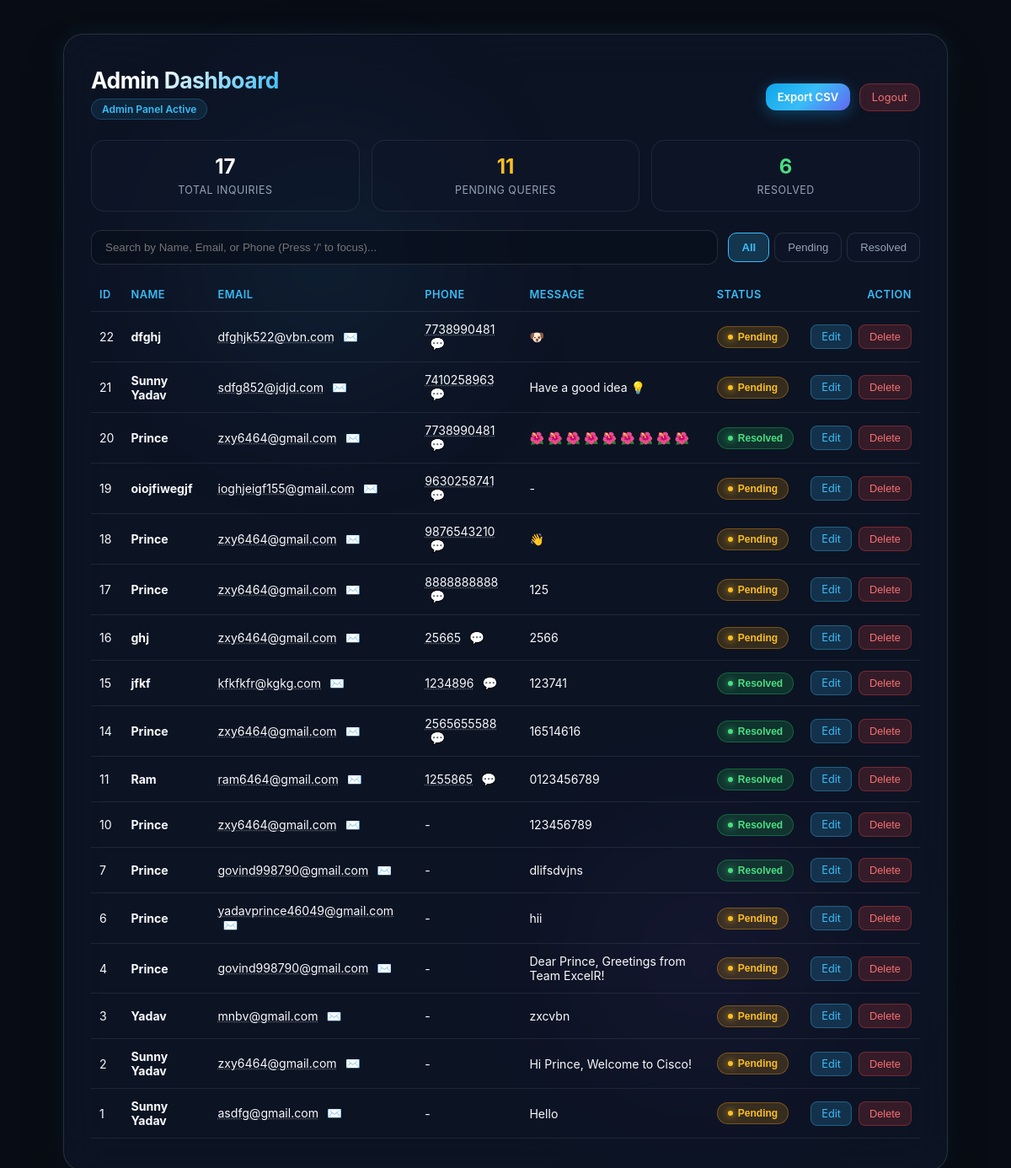
Page / (signed in) on the committed database.
### tables this page shows
CREATE TABLE users (
                id INTEGER PRIMARY KEY AUTOINCREMENT,
                name TEXT NOT NULL,
                email TEXT NOT NULL,
                message TEXT NOT NULL,
                created_at TIMESTAMP DEFAULT CURRENT_TIMESTAMP
            , password TEXT, phone TEXT, is_admin INTEGER DEFAULT 0, status TEXT DEFAULT 'Pending');

### app.py (the view, shortened to what this page needs)
@app.route('/', methods=['GET', 'POST'])
def index():
    records = []
    stats = {'total': 0, 'pending': 0, 'resolved': 0}
    if session.get('is_admin'):
        with sqlite3.connect(DB_NAME, timeout=10) as conn:
            cursor = conn.cursor()
            cursor.execute("SELECT id, name, email, phone, message, status, created_at FROM users WHERE is_admin = 0 ORDER BY id DESC")
            records = cursor.fetchall()
            cursor.execute("SELECT COUNT(*) FROM users WHERE is_admin = 0")
            stats['total'] = cursor.fetchone()[0]
            cursor.execute("SELECT COUNT(*) FROM users WHERE status = 'Pending' AND is_admin = 0")
            stats['pending'] = cursor.fetchone()[0]
            cursor.execute("SELECT COUNT(*) FROM users WHERE status = 'Resolved' AND is_admin = 0")
            stats['resolved'] = cursor.fetchone()[0]
    return render_template('index.html', records=records, stats=stats)

### templates/index.html (shortened to what this page needs)
<!DOCTYPE html>
<html lang="en">
<head>
</head>
<body>
  <div class="bg-glow-1"></div>
  <div class="bg-glow-2"></div>
  <div class="card" id="tiltCard">
    {% if session.get('is_admin') %}
      <div class="header-bar">
        <div>
          <h2>Admin Dashboard</h2>
          <span id="greeting" class="greeting-badge">Admin Panel Active</span>
        </div>
        <div>
          <a href="/export" class="btn" style="padding: 8px 14px; font-size: 0.82rem; margin-right: 6px;">Export CSV</a>
          <a href="/logout" class="btn-danger" style="text-decoration: none; padding: 8px 14px; border-radius: 12px;">Logout</a>
        </div>
      </div>
      <div class="stats-grid">
        <div class="stat-card">
          <h3>{{ stats.total }}</h3>
          <span>Total Inquiries</span>
        </div>
        <div class="stat-card">
          <h3 style="color: #fbbf24;">{{ stats.pending }}</h3>
          <span>Pending Queries</span>
        </div>
        <div class="stat-card">
          <h3 style="color: #4ade80;">{{ stats.resolved }}</h3>
          <span>Resolved</span>
        </div>
      </div>
      <div class="controls-row">
        <input type="text" id="searchInput" class="search-input" placeholder="Search by Name, Email, or Phone (Press '/' to focus)..." onkeyup="filterRecords()">
        <div class="filter-pills">
          <button class="pill-btn active" onclick="setStatusFilter('all', this)">All</button>
          <button class="pill-btn" onclick="setStatusFilter('Pending', this)">Pending</button>
          <button class="pill-btn" onclick="setStatusFilter('Resolved', this)">Resolved</button>
        </div>
      </div>
      <table id="recordsTable">
        <thead>
          <tr>
            <th>ID</th>
            <th>Name</th>
            <th>Email</th>
            <th>Phone</th>
            <th>Message</th>
            <th>Status</th>
            <th style="text-align: right;">Action</th>
          </tr>
        </thead>
        <tbody>
          {% for r in records %}
          <tr id="row-{{ r[0] }}" data-status="{{ r[5] }}">
            <td>{{ r[0] }}</td>
            <td><b>{{ r[1] }}</b></td>
            <td>
              <span class="clickable-data" onclick="copyText('{{ r[2] }}')">{{ r[2] }}</span>
              <a href="mailto:{{ r[2] }}" class="quick-link" title="Send Email">✉️</a>
            </td>
            <td>
              {% if r[3] %}
                <span class="clickable-data" onclick="copyText('{{ r[3] }}')">{{ r[3] }}</span>
                <a href="https://wa.me/91{{ r[3] }}" target="_blank" class="quick-link" title="Open WhatsApp">💬</a>
              {% else %}
                -
              {% endif %}
            </td>
            <td>{{ r[4] or '-' }}</td>
            <td>
              <button class="badge {{ 'badge-resolved' if r[5] == 'Resolved' else 'badge-pending' }}"
                      onclick="toggleStatus({{ r[0] }}, this)">
                {{ r[5] }}
              </button>
            </td>
            <td style="text-align: right; white-space: nowrap;">
              <a href="/edit/{{ r[0] }}" class="btn-edit">Edit</a>
              <button class="btn-danger" onclick="openDeleteModal({{ r[0] }})">Delete</button>
            </td>
          </tr>
          {% else %}
          <tr id="emptyRow"><td colspan="7" style="text-align: center; color: #94a3b8; padding: 24px;">No inquiries found.</td></tr>
          {% endfor %}
        </tbody>
      </table>
    {% endif %}
  </div>
</body>
</html>

### rows in the picture
users: id "22", name "dfghj", email "dfghjk522@vbn.com", phone "7738990481", message "🐶", status "Pending"
users: id "21", name "Sunny Yadav", email "sdfg852@jdjd.com", phone "7410258963", message "Have a good idea 💡", status "Pending"
users: id "20", name "Prince", email "zxy6464@gmail.com", phone "7738990481", message "🌺 🌺 🌺 🌺 🌺 🌺 🌺 🌺 🌺", status "Resolved"
users: id "19", name "oiojfiwegjf", email "ioghjeigf155@gmail.com", phone "9630258741", message "-", status "Pending"
users: id "18", name "Prince", email "zxy6464@gmail.com", phone "9876543210", message "👋", status "Pending"
users: id "17", name "Prince", email "zxy6464@gmail.com", phone "8888888888", message "125", status "Pending"
users: id "16", name "ghj", email "zxy6464@gmail.com", phone "25665", message "2566", status "Pending"
users: id "15", name "jfkf", email "kfkfkfr@kgkg.com", phone "1234896", message "123741", status "Resolved"
users: id "14", name "Prince", email "zxy6464@gmail.com", phone "2565655588", message "16514616", status "Resolved"
users: id "11", name "Ram", email "ram6464@gmail.com", phone "1255865", message "0123456789", status "Resolved"
users: id "10", name "Prince", email "zxy6464@gmail.com", message "123456789", status "Resolved"
users: id "7", name "Prince", email "govind998790@gmail.com", message "dlifsdvjns", status "Resolved"
users: id "6", name "Prince", email "yadavprince46049@gmail.com", message "hii", status "Pending"
users: id "4", name "Prince", email "govind998790@gmail.com", message "Dear Prince, Greetings from Team ExcelR!", status "Pending"
users: id "3", name "Yadav", email "mnbv@gmail.com", message "zxcvbn", status "Pending"
users: id "2", name "Sunny Yadav", email "zxy6464@gmail.com", message "Hi Prince, Welcome to Cisco!", status "Pending"
users: id "1", name "Sunny Yadav", email "asdfg@gmail.com", message "Hello", status "Pending"

### other values in the picture
{{ stats.total }} "17"
{{ stats.pending }} "11"
{{ stats.resolved }} "6"
